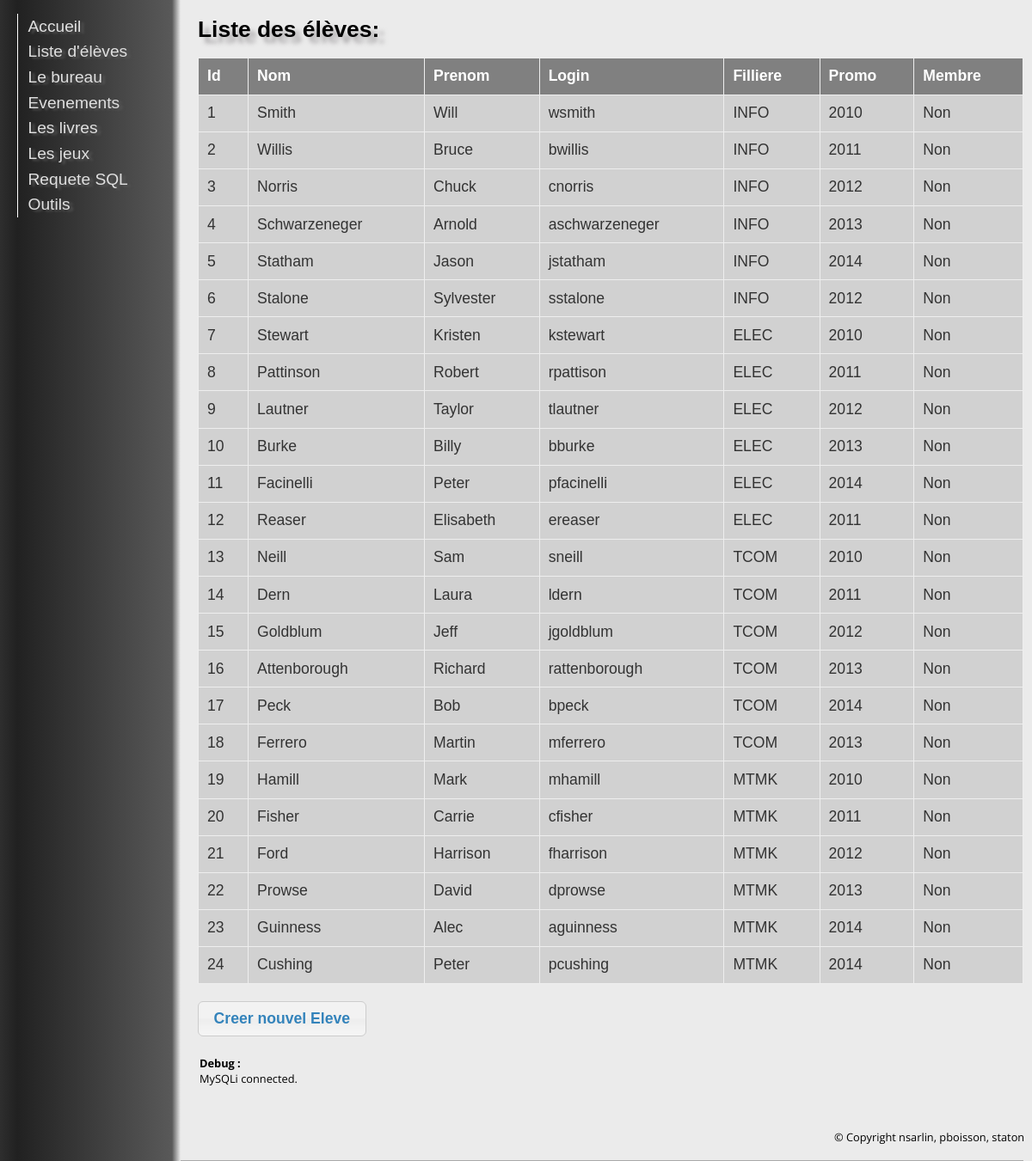
The page /?action=eleves on the database its author committed.
### index.php (called while the page is built, shortened)
<?php
$core = new Core();
$core->showPage();
?>

### src/classes/Eleve.class.php (called while the page is built, shortened)
<?php
class Eleve {
	private static $tableName="ELEVE";
	public function __construct($eleve = false)
	{
		if($eleve != false)
			$this->fetch($eleve);
	}
	public function fetch($result)
	{
		$this->id = $result['id_eleve'];
		$this->nom = $result['nom_eleve'];
		$this->prenom = $result['prenom_eleve'];
		$this->filliere = $result['filliere'];
		$this->login = $result['login'];
		$this->promo = $result['promo'];
		$query = "select * from MEMBRE where id_eleve=".$this->id;
		Database::query($query);
	}
	public static function getListe()
	{
		$query = "select * from ".Eleve::$tableName;
		$results = Database::query($query);
		return $results;
	}
}
?>

### src/libs/Database.lib.php (called while the page is built, shortened)
<?php
class Database implements genericInterface {
	private static $base;
	public static $lastResult;
	public static function init() {
		$mysqlDB=Config::$mysqlDB;
		Database::$base = new mysqli($mysqlDB->host, $mysqlDB->user, $mysqlDB->password, "", $mysqlDB->port);
	}
	public static function query($query, $debug=false) {
		$return = Database::$base->query($query);
		Database::$lastResult=$return;
		return $return;
	}
	public static function fetch($result = false)
	{
		if($result==false)
			return Database::$lastResult->fetch_assoc();
		else
			return $result->fetch_assoc();
	}
}
?>

### src/pages/ElevesPage.class.php (the view, shortened to what this page needs)
<?php
class ElevesPage extends Layout{
	public function bodyHTML() {
?>
<div id="liste" class="ui-widget">
    <h1>Liste des élèves:</h1>
    <table id="users" class="ui-widget ui-widget-content">
        <thead>
            <tr class="ui-widget-header ">
				<th>Id</th>
				<th>Nom</th>
				<th>Prenom</th>
				<th>Login</th>
				<th>Filliere</th>
				<th>Promo</th>
				<th>Membre</th>
            </tr>
        </thead>
        <tbody>
		<?php
			$result=Eleve::getListe();
			if(!($result))
			{
				echo "Erreur de requete : ".Database::errorMsg();
			}
			else
			{
				while($res = Database::fetch($result))
				{
					echo "<tr onclick=\"document.location = '#';\">";
					$eleve = new Eleve($res);
					echo "<td>".$eleve->id."</td>";
					echo "<td>".$eleve->nom."</td>";
					echo "<td>".$eleve->prenom."</td>";
					echo "<td>".$eleve->login."</td>";
					echo "<td>".$eleve->filliere."</td>";
					echo "<td>".$eleve->promo."</td>";
					if($eleve->isMember)
						echo "<td>Oui</td>";
					else
						echo "<td>Non</td>";
					echo "</tr>";
				}
			}
		?>
        </tbody>
    </table>
</div>
<button id="create-user">Creer nouvel Eleve</button>
		<?php
	}
}
?>

### src/classes/Core.class.php (shortened to what this page needs)
<?php
class Core {
	private static $debugText="";
	public function __construct() {
		$this->createDB();
	}
	public function createDB() {
		switch(Config::$dbType){
		case "mysql":
			if(class_exists('MYSQLi'))
			{
				$this->addDebug("MySQLi connected.");
			}
			else
				die("MySQL NOT supported.");
			break;
		}
	}
	public function showPage()
	{
		$page=null;
		if(isset($_GET['raz']))
			$this::razDB();
		elseif(isset($_GET['test']))
			$this->testP();
		elseif(isset($_GET['action'])) {
			switch($_GET['action']) {
				case "eleves":
					$page = new ElevesPage();
					break;
			}
		}
		else
			$page = new Accueil($this);
		if($page && $page->showHTML())
			$page->toHTML();
	}
	public static function debugHTML() {
		echo Core::$debugText;
	}
	public static function addDebug($string) {
		Core::$debugText = Core::$debugText.$string."<br />";
	}
}
?>

### src/classes/Layout.class.php (shortened to what this page needs)
<?php
abstract class Layout {
	protected $AJAX = false;
	public function showHTML()
	{
		return !($this->AJAX);
	}
	public function toHTML() {
		$this->headerHTML();
		$this->bodyHTML();
		$this->footerHTML();
	}
	public function headerHTML() {
?>
<!DOCTYPE html>
<html lang="en">
	<head>
		<link rel="stylesheet" href="ressources/style.css" />
		<link rel="stylesheet" href="ressources/jquery-ui-1.9.2.css" />
	</head>
	<body>
		<div id="menu">
			<nav>
				<ul>
					<li>
						<a href="index.php">Accueil</a>
					</li>
					<li>
						<a href="?action=eleves">Liste d'élèves</a>
					</li>
					<li>
						<a href="?action=bureau">Le bureau</a>
					</li>
					<li>
						<a href="?action=evt">Evenements</a>
					</li>
					<li>
						<a href="?action=livres">Les livres</a>
					</li>
					<li>
						<a href="?action=jeux">Les jeux</a>
					</li>
					<li>
						<a href="?action=sql">Requete SQL</a>
					</li>
					<li>
						<a href="?action=tools">Outils</a>
					</li>
				</ul>
			</nav>
		</div>
	<div id="right">
		<div id="body">
<?php
			}
			public function footerHTML() {
		?>
	<div id="debug">
		<b>Debug :</b><br />
	</div>
</div>
		<div id="footer">
			<footer>
				<p>
					&copy; Copyright nsarlin, pboisson, staton
				</p>
			</footer>
		</div>
	</div>
	</body>
</html>
<?php
	}
	}
?>

### ressources/style.css (style rules this page uses)
body { font-family: 'Open Sans', sans-serif; background-color:#EBEBEB; }
h1 { font-weight: bold; text-align: left; font-family: 'Arial Black', Gadget, sans-serif; font-size: 1.5em; line-height: 110%; text-shadow: 7px 7.0px 5px rgba(142, 139, 143, 0.7); margin: .6em 0; }
div#menu { position: fixed; left: 0; right: 0; top: 0; width: 200px; min-height: 100%; font-family: Arial; border-right: 1px solid #aaa; background-color:#2e2e2e; background-image: -moz-linear-gradient(0deg, #2e2e2e, #212121 20px,#595959 200px); background-image: -webkit-linear-gradient(0deg, #2e2e2e, #212121 20px,#595959 200px); background-image: -o-linear-gradient(0deg, #2e2e2e, #212121 20px,#595959 200px); background-image: -ms-linear-gradient(0deg, #2e2e2e, #212121 20px,#595959 200px); background-image:linear-gradient(90deg, #2e2e2e, #212121 20px,#595959 200px); }
div#right { position: absolute; left: 200px; top: 0px; width: 80%; min-height: 100%; background-image:-webkit-gradient(linear, 0% 0%, 1% 0%, from(#595959), to(#EBEBEB)); background-image:-moz-linear-gradient(0deg, #595959, #EBEBEB 10px); background-image:linear-gradient(90deg, #595959, #EBEBEB 10px); }
div#body { position: relative; left: 10px; top: 0px; height: auto; width: 100%; padding-left:20px; padding-bottom: 20px; border-bottom: 1px solid #aaa; }
div#footer { position: fixed; right: 0px; bottom: 0px; height: 50px; width: 230px; font-size: 0.8em; overflow: hidden; }
div#debug { position: relative; margin-top: 20px; margin-bottom: 20px; height: 80px; padding: 2px; font-size: 0.8em; overflow: scroll; }
#menu a { display: block; font-family: Arial; font-size: 1.2em; color: #E0E0E0; text-shadow: 4px 2px 3px #595959; width:9em; text-decoration:none; padding:0.2em 0.6em; border-left:1px solid white; }
#menu ul { width:100%; padding:0; margin-left:20px; list-style-type:none; }
#liste table { display: table; border-collapse: collapse; width: 70%; }
#liste td, th { background-color:#D1D1D1; text-align:center; padding: 10px; overflow: hidden; text-overflow: ellipsis; font-size: 100%; border: 1px solid grey; }
#liste th { background-color:gray; color:white; border: 2px solid black; }
div#liste { margin: 20px 0; }
div#liste table { margin: 1em 0; border-collapse: collapse; width: 100%; }
div#liste table td, div#liste table th { border: 1px solid #eee; padding: .6em 10px; text-align: left; }

### rows shown on the page
eleve: id_eleve "1", nom_eleve "Smith", prenom_eleve "Will", login "wsmith", filliere "INFO", promo "2010"
eleve: id_eleve "2", nom_eleve "Willis", prenom_eleve "Bruce", login "bwillis", filliere "INFO", promo "2011"
eleve: id_eleve "3", nom_eleve "Norris", prenom_eleve "Chuck", login "cnorris", filliere "INFO", promo "2012"
eleve: id_eleve "4", nom_eleve "Schwarzeneger", prenom_eleve "Arnold", login "aschwarzeneger", filliere "INFO", promo "2013"
eleve: id_eleve "5", nom_eleve "Statham", prenom_eleve "Jason", login "jstatham", filliere "INFO", promo "2014"
eleve: id_eleve "6", nom_eleve "Stalone", prenom_eleve "Sylvester", login "sstalone", filliere "INFO", promo "2012"
eleve: id_eleve "7", nom_eleve "Stewart", prenom_eleve "Kristen", login "kstewart", filliere "ELEC", promo "2010"
eleve: id_eleve "8", nom_eleve "Pattinson", prenom_eleve "Robert", login "rpattison", filliere "ELEC", promo "2011"
eleve: id_eleve "9", nom_eleve "Lautner", prenom_eleve "Taylor", login "tlautner", filliere "ELEC", promo "2012"
eleve: id_eleve "10", nom_eleve "Burke", prenom_eleve "Billy", login "bburke", filliere "ELEC", promo "2013"
eleve: id_eleve "11", nom_eleve "Facinelli", prenom_eleve "Peter", login "pfacinelli", filliere "ELEC", promo "2014"
eleve: id_eleve "12", nom_eleve "Reaser", prenom_eleve "Elisabeth", login "ereaser", filliere "ELEC", promo "2011"
eleve: id_eleve "13", nom_eleve "Neill", prenom_eleve "Sam", login "sneill", filliere "TCOM", promo "2010"
eleve: id_eleve "14", nom_eleve "Dern", prenom_eleve "Laura", login "ldern", filliere "TCOM", promo "2011"
eleve: id_eleve "15", nom_eleve "Goldblum", prenom_eleve "Jeff", login "jgoldblum", filliere "TCOM", promo "2012"
eleve: id_eleve "16", nom_eleve "Attenborough", prenom_eleve "Richard", login "rattenborough", filliere "TCOM", promo "2013"
eleve: id_eleve "17", nom_eleve "Peck", prenom_eleve "Bob", login "bpeck", filliere "TCOM", promo "2014"
eleve: id_eleve "18", nom_eleve "Ferrero", prenom_eleve "Martin", login "mferrero", filliere "TCOM", promo "2013"
eleve: id_eleve "19", nom_eleve "Hamill", prenom_eleve "Mark", login "mhamill", filliere "MTMK", promo "2010"
eleve: id_eleve "20", nom_eleve "Fisher", prenom_eleve "Carrie", login "cfisher", filliere "MTMK", promo "2011"
eleve: id_eleve "21", nom_eleve "Ford", prenom_eleve "Harrison", login "fharrison", filliere "MTMK", promo "2012"
eleve: id_eleve "22", nom_eleve "Prowse", prenom_eleve "David", login "dprowse", filliere "MTMK", promo "2013"
eleve: id_eleve "23", nom_eleve "Guinness", prenom_eleve "Alec", login "aguinness", filliere "MTMK", promo "2014"
eleve: id_eleve "24", nom_eleve "Cushing", prenom_eleve "Peter", login "pcushing", filliere "MTMK", promo "2014"

### other values the page prints
$string "MySQLi connected."
